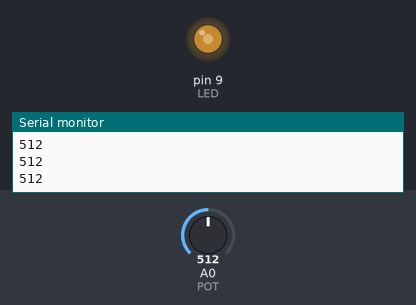
A sketch run on a simulated Arduino Uno, built with avr-gcc and run on an emulated ATmega328P. Parts: output pins drawn as LEDs (lit = HIGH), the last lines printed to the serial monitor. The test bench sets the inputs (shaded band); at power-on: A0 (POT) = 512.

Above: at 1.2 s.
1.3 s: A0 (POT) set to 716
At 2.1 s:
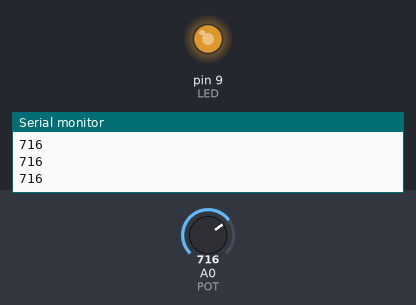
2.8 s: A0 (POT) set to 900
At 3.5 s:
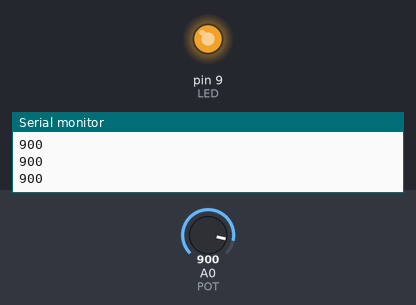
4.3 s: A0 (POT) set to 122
At 5.0 s:
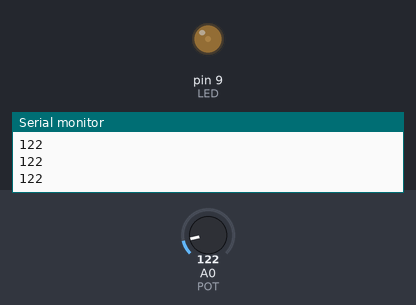
5.8 s: A0 (POT) set to 0
At 6.5 s:
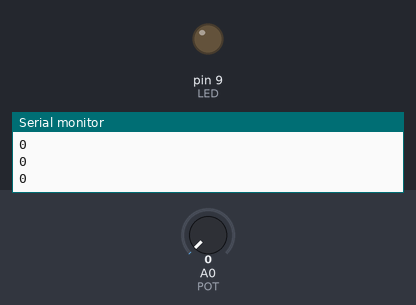
Timing chart, 0 to 8.3 s (numbered marks = the images above; inputs shaded):
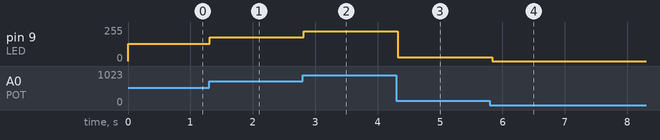

Measured:
- after the input at 1.3 s, pin 9 (LED): 128/255 → 179/255 at once
- after the input at 2.8 s, pin 9 (LED): 179/255 → 225/255 at once
- after the input at 4.3 s, pin 9 (LED): 225/255 → 30/255 at once
- after the input at 5.8 s, pin 9 (LED): 30/255 → 0/255 at once

The sketch:

knob.ino
```cpp
const int POT = A0;
const int LED = 9;

void setup() {
  Serial.begin(9600);
  pinMode(LED, OUTPUT);
}

void loop() {
  int value = analogRead(POT);  // 0-1023
  analogWrite(LED, value / 4);  // 0-255
  Serial.println(value);
  delay(50);
}
```
